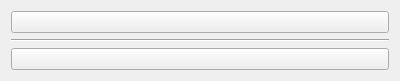
<?xml version="1.0" encoding="UTF-8"?>
<ui version="4.0">
 <class>UserPopUpWidget</class>
 <widget class="QWidget" name="UserPopUpWidget">
  <property name="geometry">
   <rect>
    <x>0</x>
    <y>0</y>
    <width>400</width>
    <height>81</height>
   </rect>
  </property>
  <property name="windowTitle">
   <string>Form</string>
  </property>
  <layout class="QVBoxLayout" name="verticalLayout">
   <item>
    <widget class="QPushButton" name="pushButton">
     <property name="text">
      <string/>
     </property>
    </widget>
   </item>
   <item>
    <widget class="Line" name="line">
     <property name="orientation">
      <enum>Qt::Horizontal</enum>
     </property>
    </widget>
   </item>
   <item>
    <widget class="QPushButton" name="pushButton_2">
     <property name="text">
      <string/>
     </property>
    </widget>
   </item>
  </layout>
 </widget>
 <resources/>
 <connections/>
</ui>
